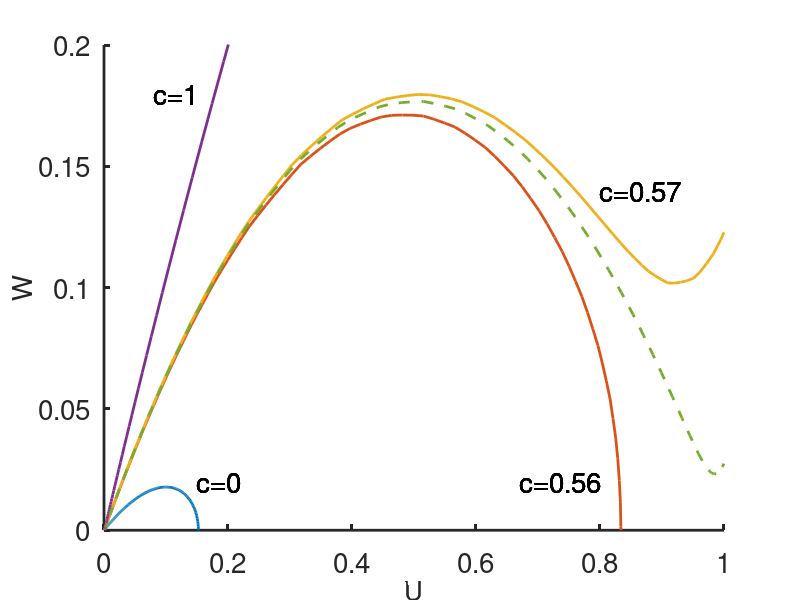
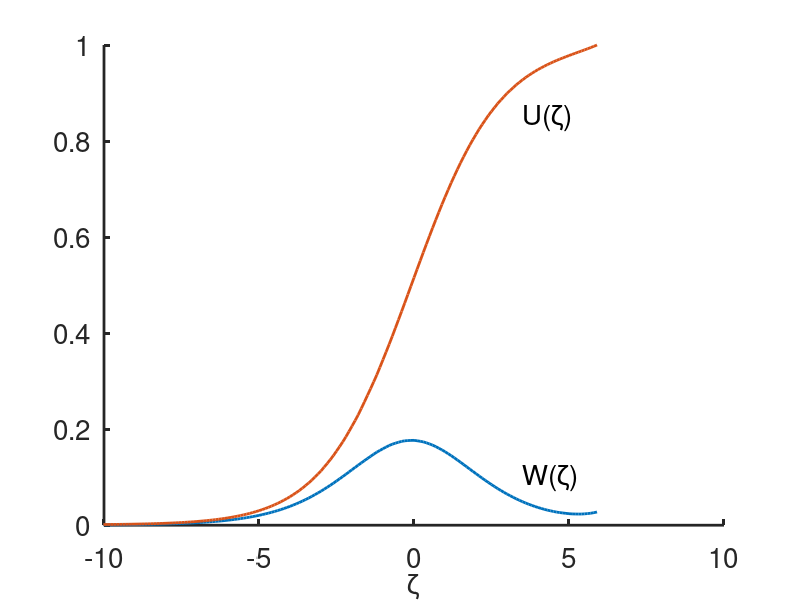

MATLAB code to generate these figures, in order:

%  -------------------------------------------------------------------
%
%  Plot some solutions of the bistable equation for different values of 
%  c. A demonstration of how shooting can work to find the wave speed.
%
%   For Chapter 6, Figure 6.3 of
%   Keener and Sneyd, Mathematical Physiology, 3rd Edition, Springer.
%
%   Written by James Keener and James Sneyd
%
%  -------------------------------------------------------------------

function bistable_waves_pp

 clear all; close all; clc;
 set(0,                           ...
   'defaultaxesfontsize', 20,   ...
   'defaultaxeslinewidth', 2.0, ...
   'defaultlinelinewidth', 2.0, ...
   'defaultpatchlinewidth', 0.7);

global alf c

alf = 0.1;
clist = [0;0.56;0.57;1;0.5665984]
for j = 1:5
    c = clist(j);
    
    lam = (-c+sqrt(c^2+4*alf))/2;
    u0 = 0.001;
    w0 = lam*u0;
    
    s = [u0;w0];
    tstep = 0.1;
    t_end = 25;
    
    tspan = [ 0:tstep:t_end];
    [T,S] = ode23s(@deRHS,tspan,s,odeset('Events',@events));
    
    figure(1)
    if (j<5)
        plot(S(:,1),S(:,2),'linewidth',2)
        hold on
        axis([0 1 0 0.2])
    else
        plot(S(:,1),S(:,2),'--','linewidth',2)
        xlabel('U','fontsize',20)
        ylabel('W','fontsize',20)
    end
    text(0.08,0.18,'c=1','fontsize',20)
    text(0.15,0.02,'c=0','fontsize',20)
    text(0.67,0.02,'c=0.56','fontsize',20)
    text(0.8,0.14,'c=0.57','fontsize',20)
    box off
end
hold off

[tmx,tj] = max(S(:,2));
tshift = T(tj);
figure(2)
    plot(T-tshift,S(:,2),T-tshift,S(:,1),'linewidth',2)
    text(3.5,0.1,'W(\zeta)','fontsize',20)
    text(3.5,0.85,'U(\zeta)','fontsize',20)
    xlabel('\zeta','fontsize',20)
    axis([-10 10 0 1])
    box off

end % of main

 %%%%%%%%%%%%%%%%%%%%%%%%%%%%%%%%%%%%
function s_prime=deRHS(t,s)
global alf c
v = s(1);
w = s(2);

Fv = w;
Fw = c*w-v*(1-v)*(v-alf);

s_prime = [Fv Fw]';
end

%%%%%%%%%%%%%%%%%%%%%%%%%%%%%%%%%%%
% event function
function [value,isterminal,direction]=events(t,s)
v = s(1);
w = s(2);

value = w*(1-v);
isterminal = 1;
direction = 0;
end
